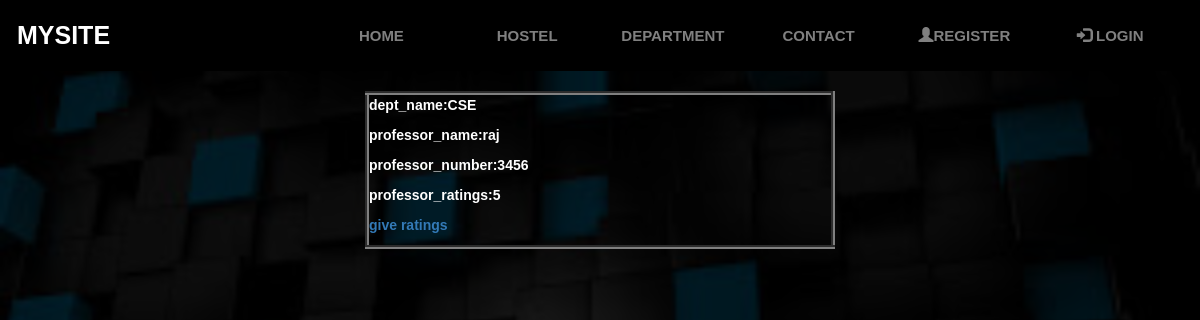
The app's page /department/professor/1/ with its own data.
### tweet/models.py (models this page shows)
class Professor(models.Model):
    dept_name=models.ForeignKey(Department,on_delete=models.CASCADE)
    professor_name=models.CharField(max_length=30)
    p_id=models.CharField(max_length=10,unique=True)
    number=models.CharField(max_length=10)
    p_ratings=models.IntegerField(null=True)
    total=models.IntegerField(null=True)

class Department(models.Model):
    depart_name=models.CharField(max_length=50)
    dept_code=models.CharField(max_length=10)

### tweet/views.py (the view)
# urls.py: path('department/professor/<int:id>/',professor_detail_display,name='professor_detail'),
def professor_detail_display(request,id):
    obj=get_object_or_404(Professor,id=id)
    return render(request,'tweet/professor_detail_display.html',{'obj':obj})

### tweet/templates/tweet/professor_detail_display.html (shortened to what this page needs)
{% extends 'Tweet/base.html' %}
{% block content %}
<div>
	<div style="padding-left:0px;padding-bottom:10vh; display:grid;">
		<table border="4" >
			<tr><td>
	<p>dept_name:{{ obj.dept_name.depart_name }}</p>
	<p>professor_name:{{ obj.professor_name }}</p>
	<p>professor_number:{{ obj.number }}</p>
		<p>professor_ratings:{{ obj.p_ratings }}</p>
<p> <a href="update/">give ratings</a></p>
</td></tr>
</table>
</div>
</div>
</div>
{% endblock %}

### tweet/static/tweet/css/mohan.css (style rules this page uses)
:root { --background: rgba(0, 214, 170, .85); }
*, *::before, *::after { box-sizing: border-box; }
h3,p,h4 { color:white; font-weight:bold; }

### tweet/templates/tweet/professor_detail_display.html (style rules this page uses)
p { over-flow:none; }

### records on screen
Professor: dept_name.depart_name "CSE", professor_name "raj", number "3456", p_ratings "5"
